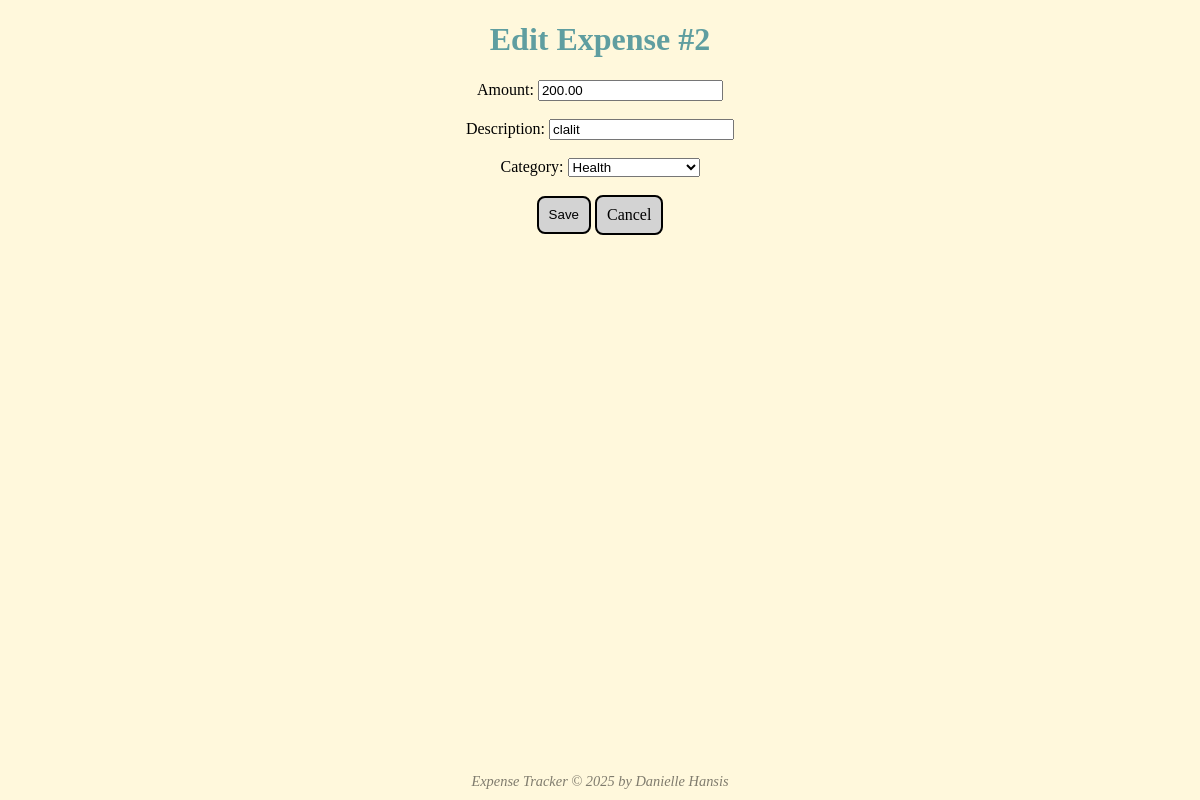
Page /expenses/2/edit on the committed database.
### app/model.py (models this page shows, shortened)
class Expense(db.Model):
    __tablename__ = "expenses"
    id = db.Column(db.Integer, primary_key=True)
    amount = db.Column(db.Numeric(10, 2), nullable=False)
    created = db.Column(db.DateTime(timezone=True), nullable=False,
                        default=lambda: datetime.now(timezone.utc))
    description = db.Column(db.String(255), nullable=True)
    user_id = db.Column(db.Integer, db.ForeignKey("users.id"), nullable=True) # TODO- change to false, when auth is activated
    category_id = db.Column(db.Integer, db.ForeignKey("categories.id"), nullable=False)
    user = db.relationship("User", back_populates="expenses")
    category = db.relationship("Category", back_populates="expenses")

class Category(db.Model):
    __tablename__ = "categories"
    id = db.Column(db.Integer, primary_key=True)
    name = db.Column(db.String(50), unique=True, nullable=False)
    expenses = db.relationship("Expense", back_populates="category")

### app/app.py (the view)
@app.route("/expenses/<int:id>/edit", methods=["GET", "POST"])
def expenses_edit_route(id: int):
    return functions.expenses_edit(id)

### app/functions.py (called while the page is built, shortened)
def get_demo_user() -> User:
    user = User.query.filter_by(user_name="demo").first()
    if user is None:
        raise RuntimeError("user not found")
    return user

def expenses_edit(id: int):
    user = get_demo_user()
    expense = Expense.query.filter_by(id=id, user_id=user.id).first_or_404()
    if request.method == "GET":
        categories = Category.query.order_by(Category.name).all()
        return render_template("edit.html", expense=expense, categories=categories)

### templates/edit.html (shortened to what this page needs)
{% extends 'base.html' %}
{% block body %}
  <h1>Edit Expense #{{ expense.id }}</h1>
  <form method="post">
    <label>Amount:</label>
    <input
      type="number"
      name="amount"
      step="0.01"
      required
      value="{{ expense.amount }}"
    />
    <br><br>
    <label>Description:</label>
    <input
      type="text"
      name="description"
      maxlength="255"
      value="{{ expense.description or '' }}"
    />
    <br><br>
    <label>Category:</label>
    <select name="category_id" required>
      {% for c in categories %}
        <option value="{{ c.id }}" {% if c.id == expense.category_id %}selected{% endif %}>
          {{ c.name }}
        </option>
      {% endfor %}
    </select>
    <br><br>
    <button type="submit" class="btn2">Save</button>
    <a class="btn2" href="/expenses">Cancel</a>
  </form>
{% endblock %}

### static/index.css (style rules this page uses)
body { background-color: cornsilk; display: flex; flex-direction: column; align-items: center; margin: 0; text-align: center; }
h1 { color: cadetblue; }
.btn2 { display: inline-block; padding: 10px 10px; background-color: lightgray; color: black; font-weight: normal; text-decoration: none; border-radius: 8px; cursor: pointer; transition: background-color 0.2s ease; line-height: 1; vertical-align: middle; border: 2px solid black; outline: none; appearance: none; -webkit-appearance: none; }

### rows in the picture
Expense: id "2", amount "200.00", description "clalit", category_id "Health"
